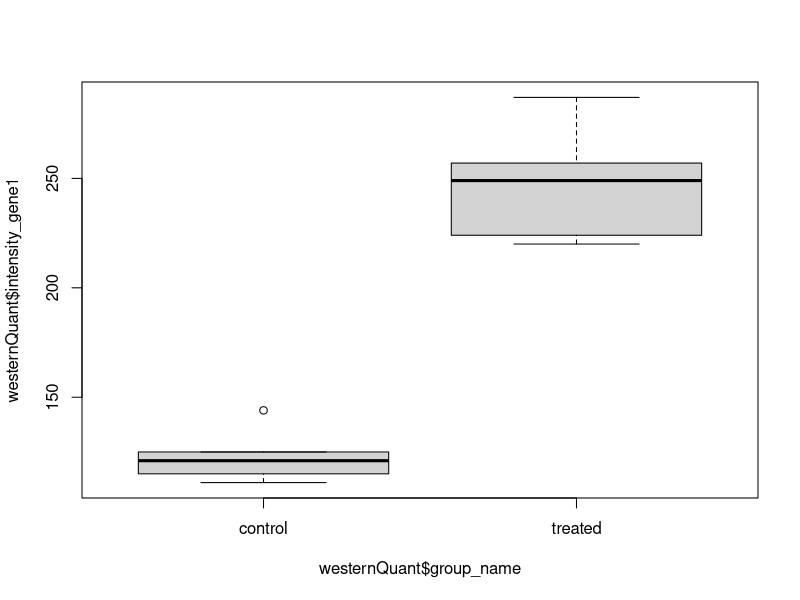
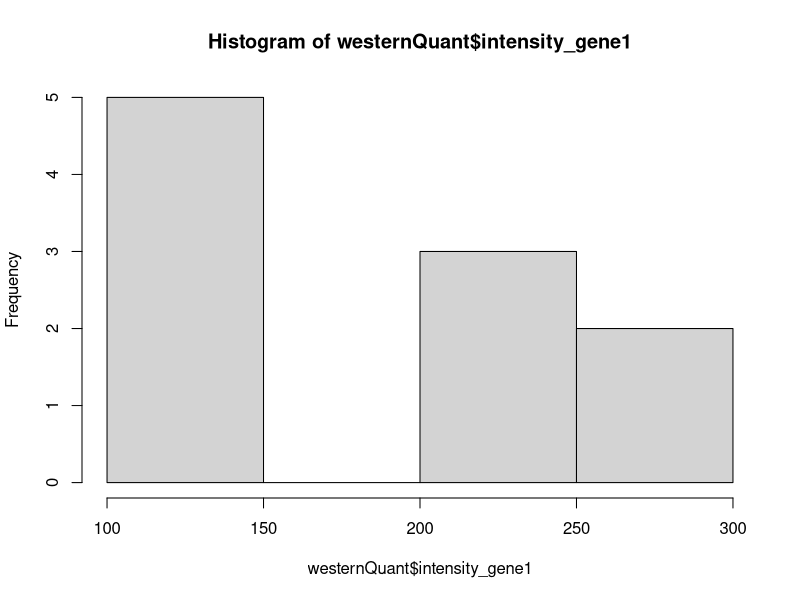

These charts were generated, in order, by the following R code: (Note: this script raises an error after producing the figures.)
## ---- chunk 1
my_name <- "Matt" 
## ---- chunk 2
class(my_name)
## ---- chunk 3
count = 10 

class(count)
## ---- chunk 4
bool1 = TRUE

bool2 = FALSE

class(bool1)

class(bool2)
## ---- chunk 5
months = c("Dec", "Apr", "Jan", "Mar")
## ---- chunk 6
months = c("Dec", "Apr", "Jan", "Mar")

sort(months)

months_factor = factor(months, levels = c("Jan", "Mar", "Apr", "Dec"))

sort(months_factor)
## ---- chunk 7
numbers = c(1,2,3,4,5)

min(numbers)

max(numbers)

sum(numbers)

mean(numbers)
## ---- chunk 8
help(min)

help(max)

help(sum)

help(mean)
## ---- chunk 9
v1 = "1"

v2 = "10"

as.numeric(v1) + as.numeric(v2)

days = c("Monday", "Tuesday", "Thursday", "Wednesday", "Friday")

sort(days)

days_f = factor(days, levels = c("Monday", "Tuesday", "Wednesday", "Thursday", "Friday"))

sort(days_f)
## ---- chunk 10
westernQuant <- read.delim("westernQuant.txt", header = TRUE)

westernQuant
## ---- chunk 11
class(westernQuant)
## ---- chunk 12
westernQuant$group_name
## ---- chunk 13
# first row, first column (just one element)
westernQuant[1, 1]

# First row, all columns
westernQuant[1, ]

# First column, all rows
westernQuant[, 1]

# First 5 rows, all columns
westernQuant[c(1:5), ]
## ---- chunk 14
head(westernQuant)

tail(westernQuant)
## ---- chunk 15
summary(westernQuant)
## ---- chunk 16
min(westernQuant$intensity_gene1)

max(westernQuant$intensity_gene1)

mean(westernQuant$intensity_gene1)
## ---- chunk 17
min(westernQuant$intensity_gene2)

max(westernQuant$intensity_gene2)

mean(westernQuant$intensity_gene2)

min(westernQuant$intensity_gene2, na.rm = TRUE)

max(westernQuant$intensity_gene2, na.rm = TRUE)

mean(westernQuant$intensity_gene2, na.rm = TRUE)
## ---- chunk 18
boxplot(westernQuant$intensity_gene1 ~ westernQuant$group_name, data = westernQuant)
## ---- chunk 19
hist(westernQuant$intensity_gene1)
## ---- chunk 20

## ---- chunk 21

## ---- chunk 22

## ---- chunk 23

## ---- chunk 24
#install.packages("tidyverse")

library(tidyverse)

# Backup plan if you run into lots of errors there...

#install.packages(c("dplyr", "ggplot2"))

library(dplyr)

library(ggplot2)
## ---- chunk 25
westernQuant = westernQuant%>%
  mutate(intensity_gene1_log = log2(intensity_gene1))
westernQuant
## ---- chunk 26
westernQuant%>%
  select(intensity_gene1, group_name)
## ---- chunk 27
westernQuant %>% 
  rename(Group = group_name)
## ---- chunk 28
arranged1 = westernQuant %>%
  arrange(intensity_gene1)
  
head(arranged1)

tail(arranged1)

arranged2 = westernQuant %>%
  arrange(-intensity_gene1)

head(arranged2)

tail(arranged2)
## ---- chunk 29
westernQuant %>%
  group_by(group_name) %>%
  summarize(mean_mpg = mean(intensity_gene1))
## ---- chunk 30
# wide data
income


# long data
long_data <-
  relig_income %>%
  pivot_longer(!Species,
               names_to = "income",
               values_to = "count")

# Make it wider
wide_again <-
  long_data %>%
  pivot_wider(names_from = "income",
              values_from = "count")
## ---- chunk 31
write.table(wide_again,
            file = "exampleOutput.txt",
            quote = FALSE,
            sep = "\t",
            row.names = FALSE)

write_tsv(wide_again,
          file = "exampleOutputAlso.txt")
## ---- chunk 32

## ---- chunk 33

## ---- chunk 34

## ---- chunk 35

## ---- chunk 36

## ---- chunk 37

## ---- chunk 38

## ---- chunk 39

## ---- chunk 40

## ---- chunk 41

## ---- chunk 42

## ---- chunk 43

## ---- chunk 44

## ---- chunk 45

## ---- chunk 46

## ---- chunk 47

## ---- chunk 48
ggplot(mtcars,
       aes(x = hp,
           y = carb)) +
  geom_point()

# Set the overall look of the plot - I like the white background better than gray
theme_set(theme_bw())
theme_update(plot.title = element_text(hjust = 0.5))

ggplot(mtcars,
       aes(x = hp,
           y = carb)) +
  geom_point() +
  theme_bw()
## ---- chunk 49
mtcars %>%
  ggplot(aes(x = as.factor(cyl),
             y = hp)) +
  geom_boxplot(color = "red",
               fill = "blue",
               size = 4)

ggplot(mtcars,
       aes(x = hp,
           y = carb,
           color = as.factor(vs),
           shape = as.factor(gear),
           size = disp)) +
  geom_point()
## ---- chunk 50
hist(storms$pressure, n = 200)

ggplot(storms,
       aes(x = pressure)) +
  geom_histogram(bins = 200)
## ---- chunk 51
mtcars %>%
  rownames_to_column("car_make") %>%
  mutate(car_make = str_remove(car_make," .+")) %>%
  ggplot(aes(x = car_make, y = hp)) +
  geom_col(color = "red") +
  theme(axis.text.x = element_text(angle = 90, hjust = 1)) +
  ggtitle("this is a title") +
  theme_update(plot.title = element_text(hjust = 0.5))

mtcars %>%
  rownames_to_column("car_make") %>%
  ggplot(aes(y = car_make, x = hp)) +
  geom_col()
## ---- chunk 52
ggplot(mtcars) +
  geom_point(aes(x = hp, y = disp)) +
  labs(x = "X label goes here",
       y = "Y label goes here",
       title = "This is a title",
       subtitle = "Subtitle!",
       caption = "Cannon et al, 2034!",
       tag = "A")
## ---- chunk 53
ggplot(storms,
       aes(x = pressure,
           fill = category)) +
  # alpha sets transparency - 0 is clear, 1 is opaque
  geom_density(alpha = 0.5) +
  # The brewer color palettes are pretty, and "Set2" is color-blind friendly
  scale_color_brewer(palette = "Set2") +
  theme(legend.position = c(0.2, 0.9),
        legend.direction = "horizontal",
        legend.key.width = unit(2, "cm"),
        legend.title = element_text(face = "bold"),
        strip.background = element_rect(color = "white", fill = "white"),
        strip.text.x = element_text(size = 30, face = "bold"),
        panel.grid.major = element_blank(),
        panel.grid.minor = element_blank(),
        panel.border = element_blank(),
        axis.line.x = element_line(color = "black"),
        axis.text.y = element_blank(),
        axis.ticks.y = element_blank())
## ---- chunk 54
ggsave("examplePlot.png",
       width = 10,
       height = 8)

plot_in_variable <-
  ggplot(dplyr::storms,
         aes(x = pressure)) +
  geom_histogram(bins = 100) +
  facet_wrap(~ category)

# ggsave will get the plot size from how big your "plot" windows is in the right pane if you don't specify it!!!!!
ggsave("anotherExamplePlot.png",
       plot = plot_in_variable)
## ---- chunk 55

## ---- chunk 56

## ---- chunk 57

## ---- chunk 58
